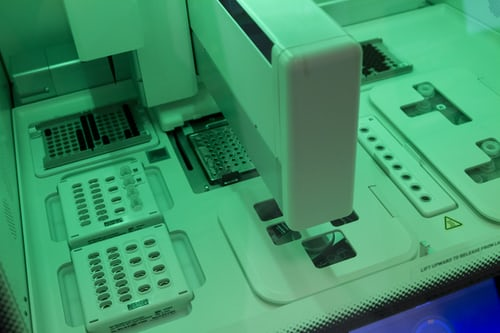
#> input picture Google IT Automation with Python/Course6/week1/example_images/cancer_machine.jpeg, 500 x 333 px
$ python apis.py
#> lines starting #> are read from the running program, lines starting #| are printed output that depends on the picture
from PIL import Image

im = Image.open("./example_images/cancer_machine.jpeg")
#> im is the input picture: PIL image 500x333 RGB; mean R, G, B 64, 145.6, 104.2
new_im = im.resize((640,480))
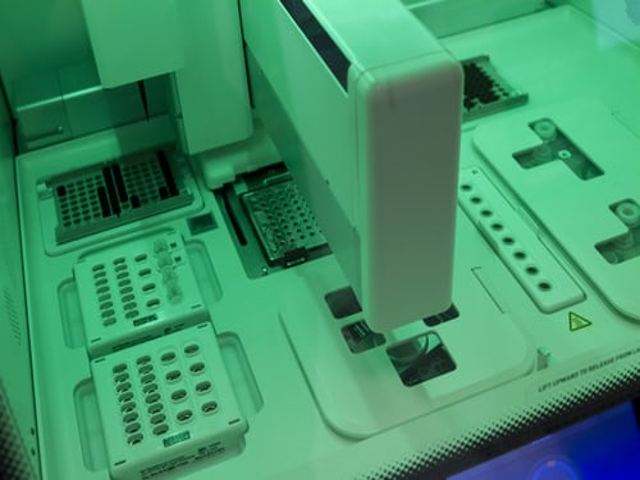
#> new_im: PIL image 640x480 RGB; mean R, G, B 64.1, 145.7, 104.2
new_im.save("./example_images/resized_cancer_machine.png")

im = Image.open("./example_images/resized_cancer_machine.png")
im.show()

$ run again, with Google IT Automation with Python/Course6/week1/example_images/ice_cream.jpeg copied over Google IT Automation with Python/Course6/week1/example_images/cancer_machine.jpeg
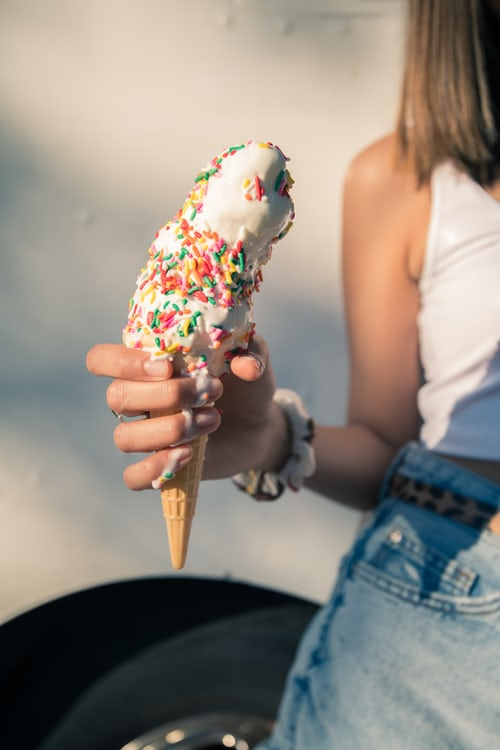
#> input picture Google IT Automation with Python/Course6/week1/example_images/ice_cream.jpeg, 500 x 750 px
#> im is the input picture: PIL image 500x750 RGB; mean R, G, B 147.5, 138.6, 128.7
#> `new_im = im.resize((640,480))`:
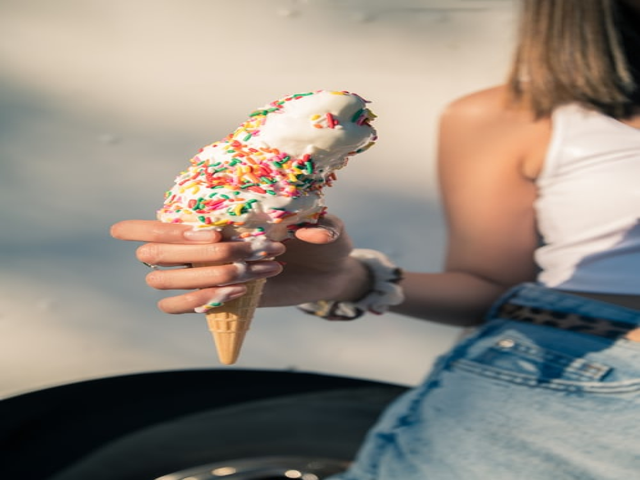
#> new_im: PIL image 640x480 RGB; mean R, G, B 147.5, 138.6, 128.7

$ run again, with Google IT Automation with Python/Course6/week1/example_images/microscope.jpeg copied over Google IT Automation with Python/Course6/week1/example_images/cancer_machine.jpeg
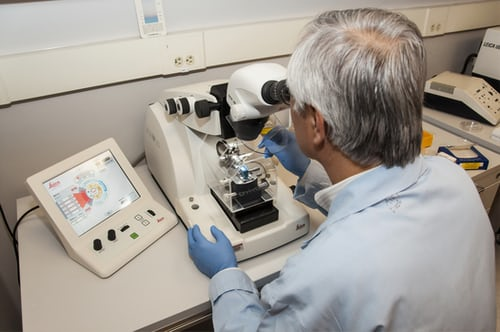
#> input picture Google IT Automation with Python/Course6/week1/example_images/microscope.jpeg, 500 x 332 px
#> im is the input picture: PIL image 500x332 RGB; mean R, G, B 162.5, 156.8, 149.6
#> `new_im = im.resize((640,480))`:
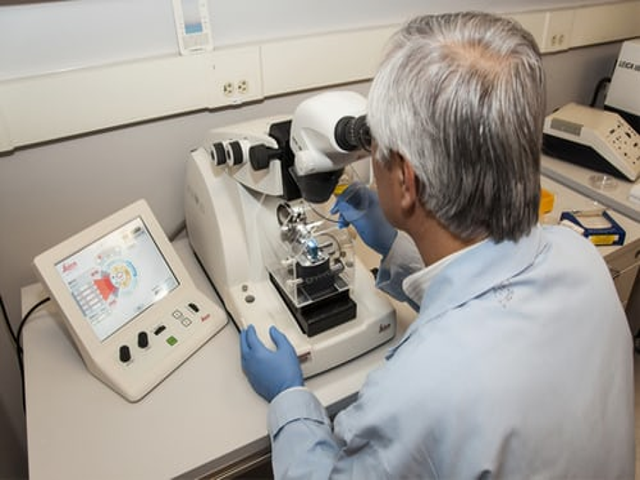
#> new_im: PIL image 640x480 RGB; mean R, G, B 162.5, 156.8, 149.6
